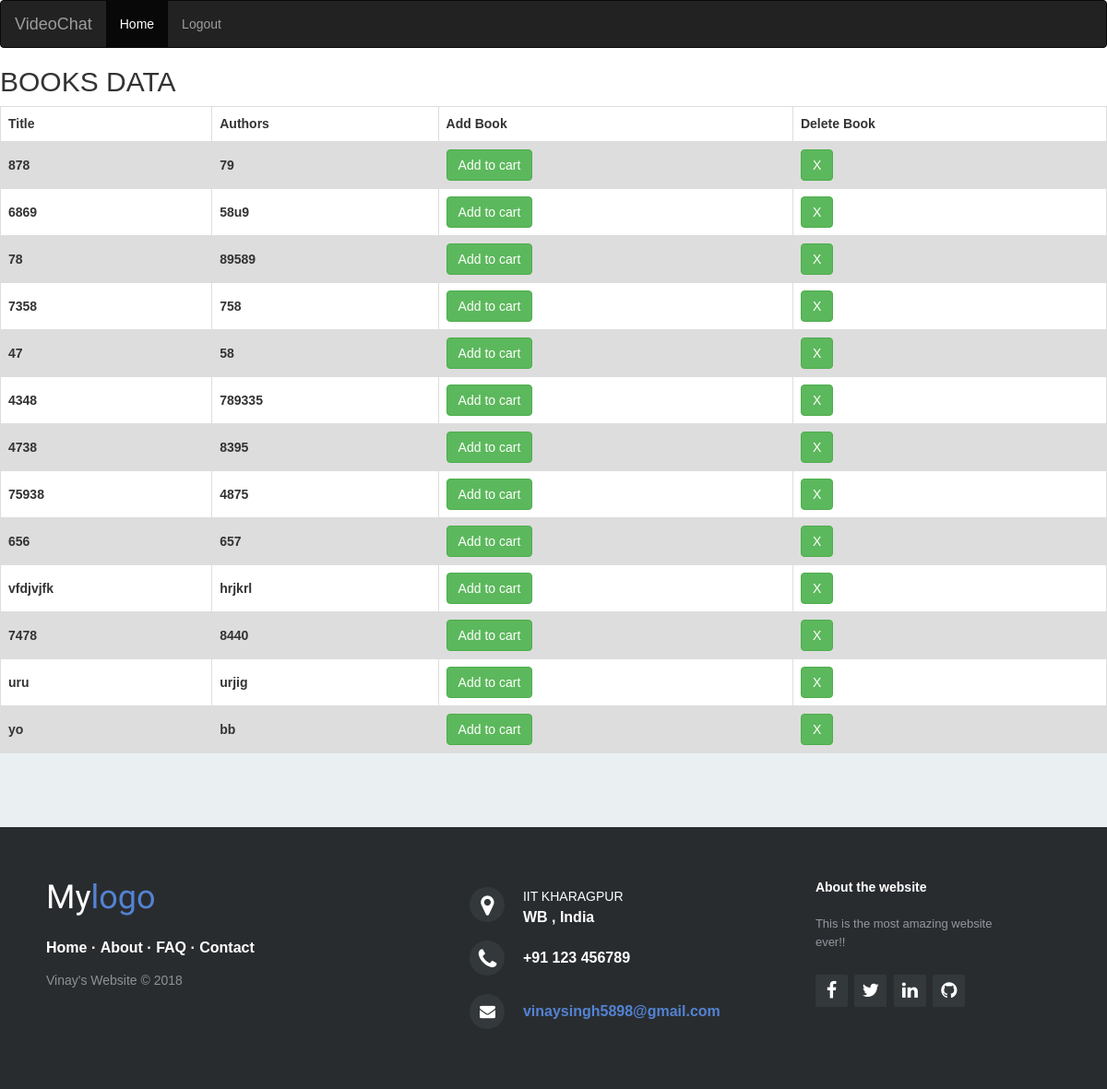
The page /show_data/ (signed in) on the database its author committed.
### mainApp/models.py (models this page shows, shortened)
class Book(models.Model):
	Title=models.CharField(max_length=120,blank=False,null=True)
	Authors=models.CharField(max_length=120,blank=False,null=True)
	Updated_at=models.DateTimeField(auto_now_add=False,auto_now=True)
	Created_at=models.DateTimeField(auto_now_add=True,auto_now=False)

### mainApp/views.py (the view)
# urls.py: url(r'^show_data/$','mainApp.views.show_data',name='show_data'),
def show_data(request):
	if(request.user.is_authenticated()):
		book=Book.objects.filter()
		return render(request,"show.html",{"book":book})
	return render(request,"registration.html",context)

### templates/show.html (shortened to what this page needs)
{% include 'header.html'%}
{% load staticfiles %}
{%load crispy_forms_tags%}
<head>
</head>
<body>
<h2>BOOKS DATA</h2>
<table>
	<tr>
    	<th>Title</th>
    	<th>Authors</th>
    	<th>Add Book</th>
    	<th>Delete Book</th>
  	</tr>
	{%for x in book%}
		<tr>
			<th>{{x.Title}}</th>
			<th>{{x.Authors}}</th>
			<th><input type="button" onclick="AddToCart({{x.id}})" name="submit" value="Add to cart" class="btn btn-success"></th>
			<th>
				<button class="btn btn-success" onclick="deleteFromCart({{x.id}})" value="Delete">X
				</button>
			</th>
		</tr>
	{% endfor %}
</table>
</body>
{% include 'footer.html' %}

### templates/header.html (shortened to what this page needs)
<!DOCTYPE html>
<html lang="en">
<head>
    <link rel="stylesheet" href="http://maxcdn.bootstrapcdn.com/bootstrap/3.3.4/css/bootstrap.min.css">
</head>
<body>
<nav class="navbar navbar-inverse">
    <div class="container-fluid">
        <div class="navbar-header">
            <a href="{% url 'login'%}" class="navbar-brand">VideoChat</a>
        </div>
        <div class="collapse navbar-collapse" id="mainNavBar">
            <ul class="nav navbar-nav">
                <li class="active"><a href="{% url 'login'%}">Home</a></li>
                <li><a href="{% url 'logout'%}" >Logout</a></li>
            </ul>
        </div>
    </div>
</nav>
</body>
</html>

### templates/footer.html (shortened to what this page needs)
{% load staticfiles %}
<html>
<head>
	<link rel="stylesheet" href="{% static 'css/demo.css' %}">
	<link rel="stylesheet" href="{% static 'css/footer-distributed-with-address-and-phones.css' %}">
	<link rel="stylesheet" href="http://maxcdn.bootstrapcdn.com/font-awesome/4.2.0/css/font-awesome.min.css">
</head>
	<body>
		<footer class="footer-distributed">
			<div class="footer-left">
				<h3>My<span>logo</span></h3>
				<p class="footer-links">
					<a href="#">Home</a>
					·
					<a href="#">About</a>
					·
					<a href="#">FAQ</a>
					·
					<a href="#">Contact</a>
				</p>
				<p class="footer-company-name">Vinay's Website &copy; 2018</p>
			</div>
			<div class="footer-center">
				<div>
					<i class="fa fa-map-marker"></i>
					<p><span>IIT KHARAGPUR</span> WB , India</p>
				</div>
				<div>
					<i class="fa fa-phone"></i>
					<p>+91 123 456789</p>
				</div>
				<div>
					<i class="fa fa-envelope"></i>
					<p><a href="mailto:support@company.com">vinaysingh5898@gmail.com</a></p>
				</div>
			</div>
			<div class="footer-right">
				<p class="footer-company-about">
					<span>About the website</span>
					This is the most amazing website ever!!
				</p>
				<div class="footer-icons">
					<a href="#"><i class="fa fa-facebook"></i></a>
					<a href="#"><i class="fa fa-twitter"></i></a>
					<a href="#"><i class="fa fa-linkedin"></i></a>
					<a href="#"><i class="fa fa-github"></i></a>
				</div>
			</div>
		</footer>
	</body>
</html>

### static_in_pro/our_static/css/demo.css (style rules this page uses)
* { padding:0; margin:0; }
html { background-color: #eaf0f2; }
body { font:14px/1.5 Arial, Helvetica, sans-serif; }
footer { position: fixed; bottom: 0; }

### static_in_pro/our_static/css/footer-distributed-with-address-and-phones.css (style rules this page uses)
.footer-distributed { background-color: #292c2f; box-shadow: 0 1px 1px 0 rgba(0, 0, 0, 0.12); box-sizing: border-box; width: 100%; text-align: left; font: bold 16px sans-serif; padding: 55px 50px; margin-top: 80px; }
.footer-distributed .footer-left, .footer-distributed .footer-center, .footer-distributed .footer-right { display: inline-block; vertical-align: top; }
.footer-distributed .footer-left { width: 40%; }
.footer-distributed h3 { color: #ffffff; font: normal 36px 'Cookie', cursive; margin: 0; }
.footer-distributed h3 span { color: #5383d3; }
.footer-distributed .footer-links { color: #ffffff; margin: 20px 0 12px; padding: 0; }
.footer-distributed .footer-links a { display:inline-block; line-height: 1.8; text-decoration: none; color: inherit; }
.footer-distributed .footer-company-name { color: #8f9296; font-size: 14px; font-weight: normal; margin: 0; }
.footer-distributed .footer-center { width: 35%; }
.footer-distributed .footer-center i { background-color: #33383b; color: #ffffff; font-size: 25px; width: 38px; height: 38px; border-radius: 50%; text-align: center; line-height: 42px; margin: 10px 15px; vertical-align: middle; }
.footer-distributed .footer-center i.fa-envelope { font-size: 17px; line-height: 38px; }
.footer-distributed .footer-center p { display: inline-block; color: #ffffff; vertical-align: middle; margin:0; }
.footer-distributed .footer-center p span { display:block; font-weight: normal; font-size:14px; line-height:2; }
.footer-distributed .footer-center p a { color: #5383d3; text-decoration: none;; }
.footer-distributed .footer-right { width: 20%; }
.footer-distributed .footer-company-about { line-height: 20px; color: #92999f; font-size: 13px; font-weight: normal; margin: 0; }
.footer-distributed .footer-company-about span { display: block; color: #ffffff; font-size: 14px; font-weight: bold; margin-bottom: 20px; }
.footer-distributed .footer-icons { margin-top: 25px; }
.footer-distributed .footer-icons a { display: inline-block; width: 35px; height: 35px; cursor: pointer; background-color: #33383b; border-radius: 2px; font-size: 20px; color: #ffffff; text-align: center; line-height: 35px; margin-right: 3px; margin-bottom: 5px; }

### templates/show.html (style rules this page uses)
table { font-family: arial, sans-serif; border-collapse: collapse; width: 100%; }
td, th { border: 1px solid #dddddd; text-align: left; padding: 8px; }
tr:nth-child(even) { background-color: #dddddd; }

### rows shown on the page
Book: Title "878", Authors "79"
Book: Title "6869", Authors "58u9"
Book: Title "78", Authors "89589"
Book: Title "7358", Authors "758"
Book: Title "47", Authors "58"
Book: Title "4348", Authors "789335"
Book: Title "4738", Authors "8395"
Book: Title "75938", Authors "4875"
Book: Title "656", Authors "657"
Book: Title "vfdjvjfk", Authors "hrjkrl"
Book: Title "7478", Authors "8440"
Book: Title "uru", Authors "urjig"
Book: Title "yo", Authors "bb"
